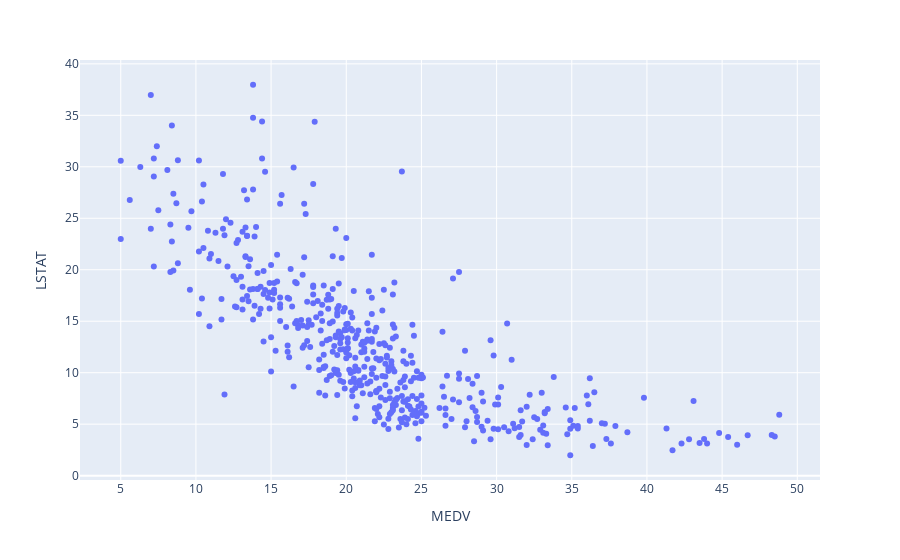

Here is the notebook cell this chart was saved with:
### Code cell
px.scatter(data_drop_max, x='MEDV', y='LSTAT')

### Figure 1 — Plotly figure (JSON) as saved in the notebook; plotly's stock layout.template omitted (floating-point values rounded to 4 significant figures; data arrays with more than 128 entries replaced by an {"elided": "..."} marker saying what was removed)
{"data": [{"hovertemplate": "MEDV=%{x}<br>LSTAT=%{y}<extra></extra>", "legendgroup": "", "marker": {"color": "#636efa", "symbol": "circle"}, "mode": "markers", "name": "", "showlegend": false, "type": "scatter", "x": {"elided": "490 float values"}, "xaxis": "x", "y": {"elided": "490 float values"}, "yaxis": "y"}], "layout": {"legend": {"tracegroupgap": 0}, "margin": {"t": 60}, "xaxis": {"anchor": "y", "domain": [0, 1], "title": {"text": "MEDV"}}, "yaxis": {"anchor": "x", "domain": [0, 1], "title": {"text": "LSTAT"}}}}
